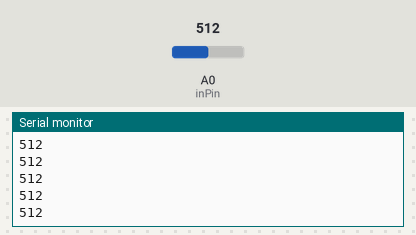
A sketch run on a simulated Arduino Uno, built with avr-gcc and run on an emulated ATmega328P. On the bench: the last lines printed to the serial monitor. Inputs (shaded band) come from the test bench; at power-on: A0 (inPin) = 512.

Above: at 1.2 s.
1.3 s: A0 (inPin) set to 716
At 2.4 s:
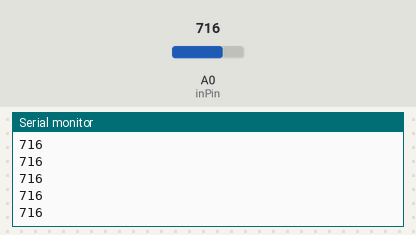
2.8 s: A0 (inPin) set to 900
At 3.4 s:
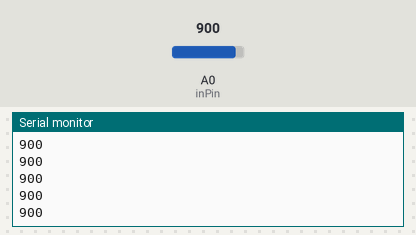
Timing chart, 0 to 5.8 s (numbered marks = the images above; inputs shaded):
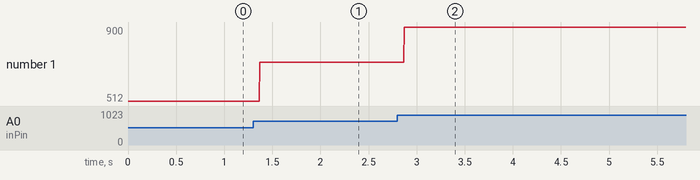

The sketch:

reading_skin_sensor.ino
```cpp
int inPin = A0;

void setup() {
  // put your setup code here, to run once:
  Serial.begin(9600);
  pinMode(inPin, INPUT);      // sets the digital pin 7 as input

}

void loop() {
  // put your main code here, to run repeatedly:
  int val = analogRead(inPin);
  Serial.println(val);
}
```

Measured:
- after the input at 1.3 s, the serial monitor: prints a new line after 0.07 s (image 1)
- after the input at 2.8 s, the serial monitor: prints a new line after 0.07 s (image 2)
- plotted number 1: 512 → 716 after the input at 1.3 s, 716 → 900 after the input at 2.8 s
